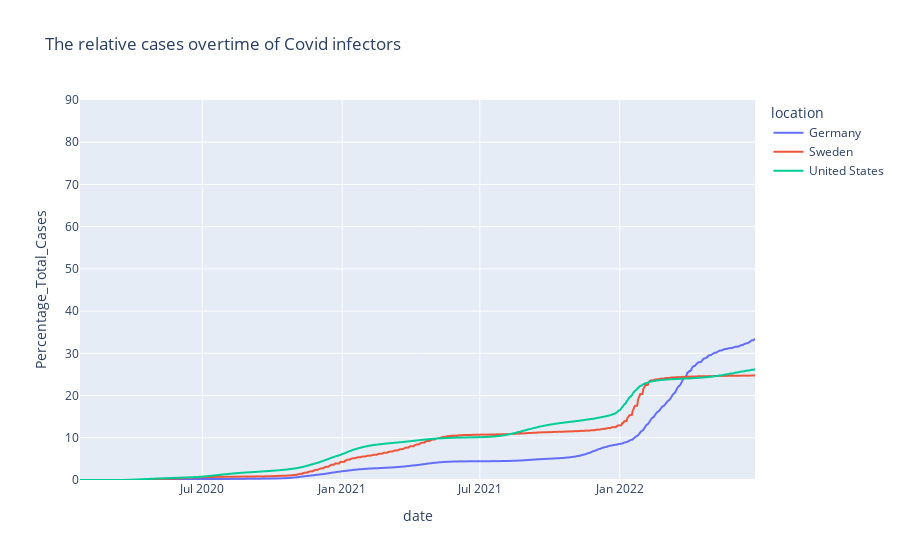

Notebook code cell kept with this figure:
### Code cell
fig = px.line(df_list, x='date', y= 'Percentage_Total_Cases', color = 'location', title = 'The relative cases overtime of Covid infectors')
fig.update_yaxes(type = 'linear', range = [0, 90])
fig.show()

### Figure 1 — Plotly figure (JSON) as saved in the notebook; plotly's stock layout.template omitted (floating-point values rounded to 4 significant figures; data arrays with more than 128 entries replaced by an {"elided": "..."} marker saying what was removed)
{"data": [{"hovertemplate": "location=Germany<br>date=%{x}<br>Percentage_Total_Cases=%{y}<extra></extra>", "legendgroup": "Germany", "line": {"color": "#636efa", "dash": "solid"}, "marker": {"symbol": "circle"}, "mode": "lines", "name": "Germany", "showlegend": true, "type": "scattergl", "x": {"elided": "884 str values"}, "xaxis": "x", "y": {"elided": "884 float values"}, "yaxis": "y"}, {"hovertemplate": "location=Sweden<br>date=%{x}<br>Percentage_Total_Cases=%{y}<extra></extra>", "legendgroup": "Sweden", "line": {"color": "#EF553B", "dash": "solid"}, "marker": {"symbol": "circle"}, "mode": "lines", "name": "Sweden", "showlegend": true, "type": "scattergl", "x": {"elided": "879 str values"}, "xaxis": "x", "y": {"elided": "879 float values"}, "yaxis": "y"}, {"hovertemplate": "location=United States<br>date=%{x}<br>Percentage_Total_Cases=%{y}<extra></extra>", "legendgroup": "United States", "line": {"color": "#00cc96", "dash": "solid"}, "marker": {"symbol": "circle"}, "mode": "lines", "name": "United States", "showlegend": true, "type": "scattergl", "x": {"elided": "889 str values"}, "xaxis": "x", "y": {"elided": "889 float values"}, "yaxis": "y"}], "layout": {"legend": {"title": {"text": "location"}, "tracegroupgap": 0}, "title": {"text": "The relative cases overtime of Covid infectors"}, "xaxis": {"anchor": "y", "domain": [0, 1], "title": {"text": "date"}}, "yaxis": {"anchor": "x", "domain": [0, 1], "range": [0, 90], "title": {"text": "Percentage_Total_Cases"}, "type": "linear"}}}
